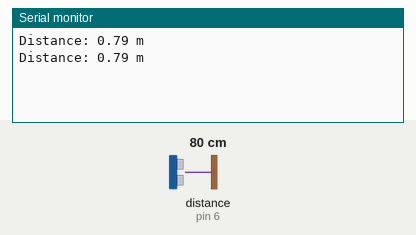
This sketch was run on a simulated Arduino Uno, built with avr-gcc and run on an emulated ATmega328P. On the bench: the last lines printed to the serial monitor. Wiring (inferred from the names in the program): ultrasonic range finder: trigger pin 7; echo pin 6. The inputs (shaded band) are chosen by the test bench; at power-on: distance to the obstacle (sensor on pin 6) 80 cm. The echo pulse lasts 58.3 µs per cm.

Above: at 1.2 s.
1.3 s: distance to the obstacle (sensor on pin 6) set to 2 cm
At 2.6 s:
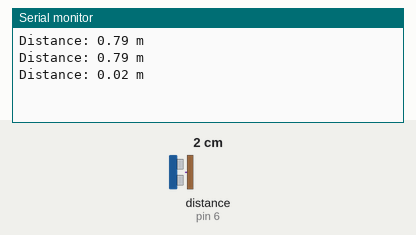
2.8 s: distance to the obstacle (sensor on pin 6) set to 4 cm
At 3.7 s:
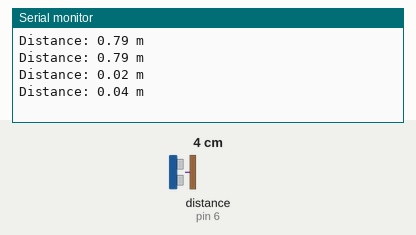
Timing chart, 0 to 5.8 s (numbered marks = the images above; inputs shaded):
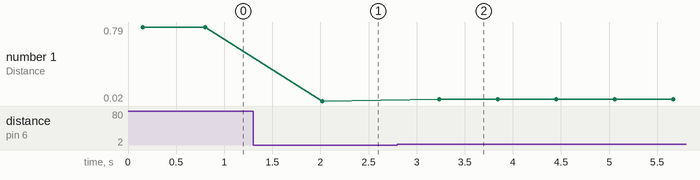

Measured:
- after the input at 1.3 s, the serial monitor: prints a new line after 0.72 s (image 1)
- after the input at 2.8 s, the serial monitor: prints a new line after 0.43 s (image 2)
- plotted number 1: 0.79 → 0.02 after the input at 1.3 s, 0.02 → 0.04 after the input at 2.8 s

The sketch:

distanceHC-SR04.ino
```cpp
const int trigPin = 7;  // Pin de Trigger del HC-SR04
const int echoPin = 6;  // Pin de Echo del HC-SR04
long duration;          // Variable para almacenar la duración del pulso de eco
float distance;         // Variable para almacenar la distancia calculada
float totalDistance = 0;
int numReadings = 10;   // Número de mediciones para promediar

void setup() {
  pinMode(trigPin, OUTPUT);  // Configurar el pin Trig como salida
  pinMode(echoPin, INPUT);   // Configurar el pin Echo como entrada
  Serial.begin(9600);        // Iniciar la comunicación serial a 9600 bps
}

void loop() {
  totalDistance = 0;  // Reiniciar la suma de distancias

  for (int i = 0; i < numReadings; i++) {
    // Enviar un pulso de 10 microsegundos desde el pin Trig
    digitalWrite(trigPin, LOW);   // Asegurarse de que el pin Trig esté en LOW
    delayMicroseconds(2);         // Esperar 2 microsegundos
    digitalWrite(trigPin, HIGH);  // Enviar un pulso de 10 microsegundos
    delayMicroseconds(10);        // Mantener el pulso durante 10 microsegundos
    digitalWrite(trigPin, LOW);   // Volver el pin Trig a LOW

    // Leer la duración del pulso en el pin Echo
    duration = pulseIn(echoPin, HIGH);

    // Calcular la distancia en metros
    distance = duration * 0.034 / 200;

    // Filtrar distancias fuera del rango esperado (menor a 0.02m o mayor a 4.0m)
    if (distance >= 0.02 && distance <= 4.0) {
      totalDistance += distance;  // Sumar solo las lecturas válidas
    }

    delay(10); // Pequeña pausa entre mediciones
  }

  // Calcular el promedio de las distancias válidas
  distance = totalDistance / numReadings;

  // Mostrar la distancia promedio en el Monitor Serial
  if ( distance >= 0.02 && distance <= 4.0 ){
    Serial.print("Distance: ");
    Serial.print(distance);
    Serial.println(" m");
  }

  delay(500); // Esperar 500 ms antes de tomar otra medición
}
```
